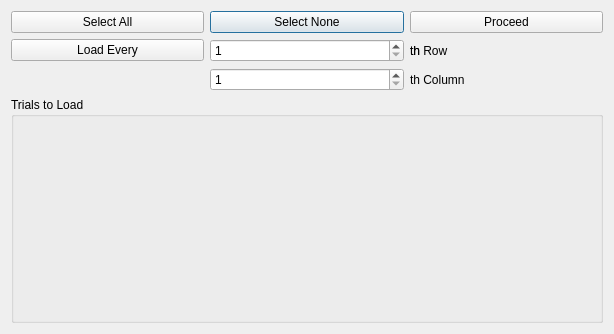
<?xml version="1.0" encoding="UTF-8"?>
<ui version="4.0">
 <class>LoadingProgressDialog</class>
 <widget class="QDialog" name="LoadingProgressDialog">
  <property name="geometry">
   <rect>
    <x>0</x>
    <y>0</y>
    <width>614</width>
    <height>334</height>
   </rect>
  </property>
  <property name="windowTitle">
   <string>Opening Files</string>
  </property>
  <layout class="QGridLayout" name="gridLayout_2">
   <item row="0" column="1">
    <widget class="QPushButton" name="skipButton">
     <property name="text">
      <string>Select None</string>
     </property>
    </widget>
   </item>
   <item row="3" column="0" colspan="3">
    <widget class="QGroupBox" name="advanced">
     <property name="title">
      <string>Trials to Load</string>
     </property>
     <layout class="QGridLayout" name="gridLayout_3"/>
    </widget>
   </item>
   <item row="0" column="2">
    <widget class="QPushButton" name="continueButton">
     <property name="text">
      <string>Proceed</string>
     </property>
    </widget>
   </item>
   <item row="0" column="0">
    <widget class="QPushButton" name="loadAll">
     <property name="text">
      <string>Select All</string>
     </property>
    </widget>
   </item>
   <item row="1" column="0">
    <widget class="QPushButton" name="loadFreqButton">
     <property name="text">
      <string>Load Every</string>
     </property>
    </widget>
   </item>
   <item row="1" column="1">
    <widget class="QSpinBox" name="spinBox">
     <property name="minimum">
      <number>1</number>
     </property>
     <property name="maximum">
      <number>200</number>
     </property>
    </widget>
   </item>
   <item row="1" column="2">
    <widget class="QLabel" name="thLabel">
     <property name="visible">
      <bool>false</bool>
     </property>
     <property name="text">
      <string>th</string>
     </property>
    </widget>
   </item>
   <item row="1" column="2">
    <widget class="QLabel" name="rowLabel">
     <property name="text">
      <string>th Row</string>
     </property>
    </widget>
   </item>
   <item row="2" column="1">
    <widget class="QSpinBox" name="columnSpinBox">
     <property name="minimum">
      <number>1</number>
     </property>
     <property name="maximum">
      <number>200</number>
     </property>
    </widget>
   </item>
   <item row="2" column="2">
    <widget class="QLabel" name="columnLabel">
     <property name="text">
      <string>th Column</string>
     </property>
    </widget>
   </item>
  </layout>
 </widget>
 <resources/>
 <connections/>
</ui>
